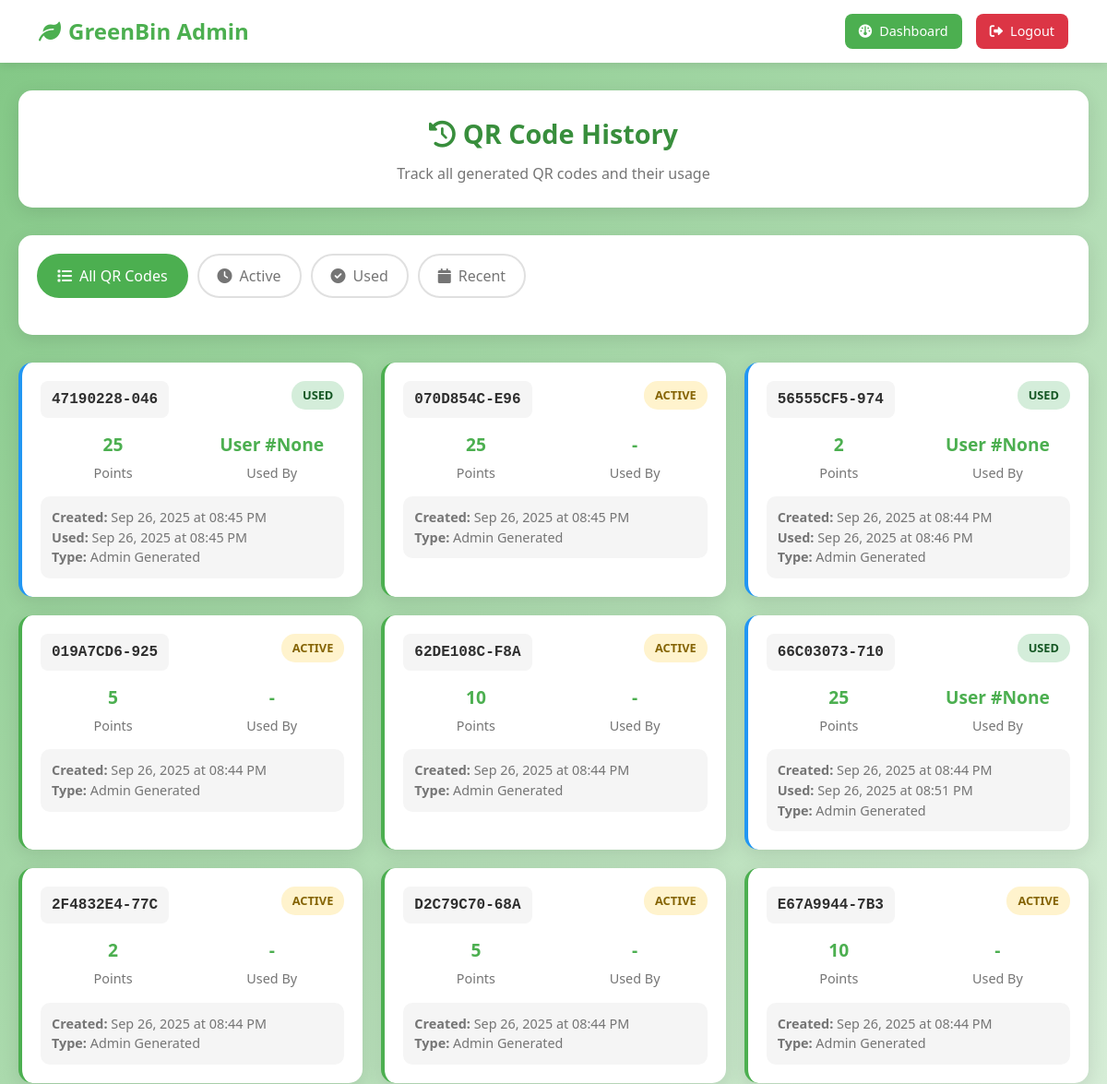
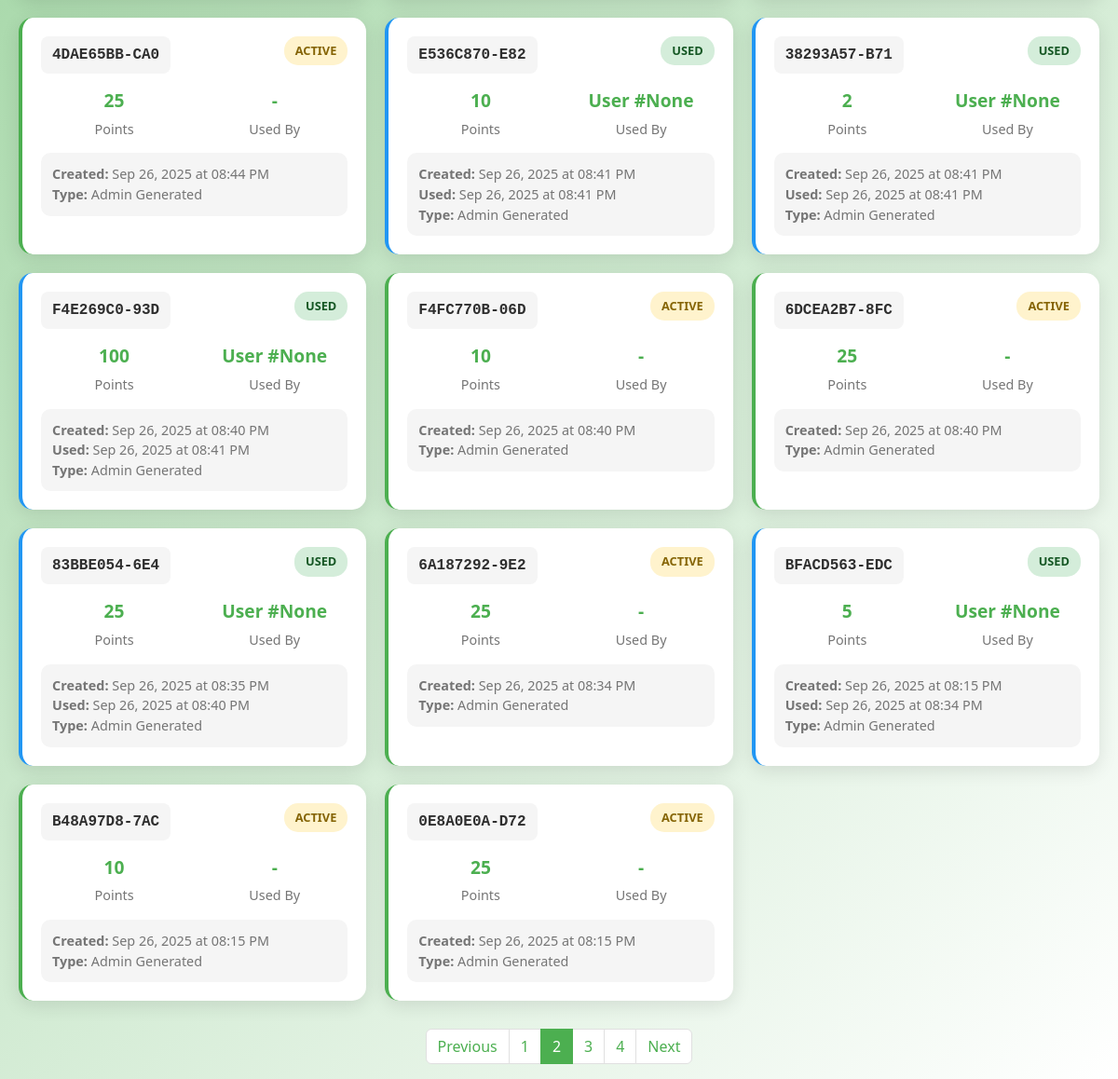
The app's page /admin/qr_history?page=2 (signed in) with its own data (2 pictures, top to bottom).
### models/models.py (models this page shows)
class QRCode(db.Model):
    id = db.Column(db.Integer, primary_key=True)
    code = db.Column(db.String(100), unique=True, nullable=False)
    trash_bin_id = db.Column(db.Integer, db.ForeignKey('trash_bin.id'), nullable=False)
    plastic_type = db.Column(db.String(50), default='bottle')
    points_value = db.Column(db.Integer, default=10)
    is_used = db.Column(db.Boolean, default=False)
    created_at = db.Column(db.DateTime, default=datetime.utcnow)
    used_at = db.Column(db.DateTime)
    used_by = db.Column(db.Integer, db.ForeignKey('user.id'))

### routes/admin.py (the view)
    def decorated_function(*args, **kwargs):
        if not session.get('admin_logged_in'):
            return redirect(url_for('admin.login'))
        return f(*args, **kwargs)

### routes/admin.py (called while the page is built)
def admin_required(f):
    def decorated_function(*args, **kwargs):
        if not session.get('admin_logged_in'):
            return redirect(url_for('admin.login'))
        return f(*args, **kwargs)
    decorated_function.__name__ = f.__name__
    return decorated_function

@admin_bp.route('/qr_history')
@admin_required
def qr_history():
    page = request.args.get('page', 1, type=int)
    per_page = 20
    qr_codes = QRCode.query.order_by(QRCode.created_at.desc())\
                          .paginate(page=page, per_page=per_page, error_out=False)
    return render_template('admin/qr_history.html', qr_codes=qr_codes)

### templates/admin/qr_history.html (shortened to what this page needs)
<!DOCTYPE html>
<html lang="en">
<head>
    <link href="https://cdn.jsdelivr.net/npm/bootstrap@5.3.0/dist/css/bootstrap.min.css" rel="stylesheet">
    <link href="https://cdnjs.cloudflare.com/ajax/libs/font-awesome/6.0.0/css/all.min.css" rel="stylesheet">
</head>
<body>
    <div class="admin-header">
        <div class="container">
            <div class="admin-nav">
                <div class="admin-logo">
                    <i class="fas fa-leaf me-2"></i>GreenBin Admin
                </div>
                <div class="admin-actions">
                    <a href="{{ url_for('admin.dashboard') }}" class="admin-btn">
                        <i class="fas fa-dashboard me-2"></i>Dashboard
                    </a>
                    <a href="{{ url_for('admin.logout') }}" class="admin-btn logout">
                        <i class="fas fa-sign-out-alt me-2"></i>Logout
                    </a>
                </div>
            </div>
        </div>
    </div>
    <div class="history-container">
        <div class="history-header">
            <div class="history-title">
                <i class="fas fa-history me-2"></i>QR Code History
            </div>
            <div class="history-subtitle">Track all generated QR codes and their usage</div>
        </div>
        <div class="filter-section">
            <div class="filter-tabs">
                <div class="filter-tab active" onclick="filterQR('all')">
                    <i class="fas fa-list me-2"></i>All QR Codes
                </div>
                <div class="filter-tab" onclick="filterQR('active')">
                    <i class="fas fa-clock me-2"></i>Active
                </div>
                <div class="filter-tab" onclick="filterQR('used')">
                    <i class="fas fa-check-circle me-2"></i>Used
                </div>
                <div class="filter-tab" onclick="filterQR('recent')">
                    <i class="fas fa-calendar me-2"></i>Recent
                </div>
            </div>
        </div>
        {% if qr_codes.items %}
        <div class="qr-grid">
            {% for qr in qr_codes.items %}
            <div class="qr-card {% if qr.is_used %}used{% endif %}" data-status="{% if qr.is_used %}used{% else %}active{% endif %}">
                <div class="qr-header">
                    <div class="qr-code">{{ qr.code }}</div>
                    <div class="status-badge {% if qr.is_used %}status-used{% else %}status-active{% endif %}">
                        {% if qr.is_used %}Used{% else %}Active{% endif %}
                    </div>
                </div>
                <div class="qr-details">
                    <div class="detail-item">
                        <div class="detail-value">{{ qr.points_value }}</div>
                        <div class="detail-label">Points</div>
                    </div>
                    <div class="detail-item">
                        <div class="detail-value">
                            {% if qr.is_used %}
                                User #{{ qr.used_by }}
                            {% else %}
                                -
                            {% endif %}
                        </div>
                        <div class="detail-label">Used By</div>
                    </div>
                </div>
                <div class="qr-info">
                    <div><strong>Created:</strong> {{ qr.created_at.strftime('%b %d, %Y at %I:%M %p') }}</div>
                    {% if qr.is_used and qr.used_at %}
                    <div><strong>Used:</strong> {{ qr.used_at.strftime('%b %d, %Y at %I:%M %p') }}</div>
                    {% endif %}
                    <div><strong>Type:</strong> {{ qr.plastic_type.replace('_', ' ').title() }}</div>
                </div>
            </div>
            {% endfor %}
        </div>
        {% if qr_codes.pages > 1 %}
        <nav aria-label="QR Code pagination">
            <ul class="pagination">
                {% if qr_codes.has_prev %}
                    <li class="page-item">
                        <a class="page-link" href="{{ url_for('admin.qr_history', page=qr_codes.prev_num) }}">Previous</a>
                    </li>
                {% endif %}
                {% for page_num in qr_codes.iter_pages() %}
                    {% if page_num %}
                        {% if page_num != qr_codes.page %}
                            <li class="page-item">
                                <a class="page-link" href="{{ url_for('admin.qr_history', page=page_num) }}">{{ page_num }}</a>
                            </li>
                        {% else %}
                            <li class="page-item active">
                                <span class="page-link">{{ page_num }}</span>
                            </li>
                        {% endif %}
                    {% else %}
                        <li class="page-item disabled">
                            <span class="page-link">...</span>
                        </li>
                    {% endif %}
                {% endfor %}
                {% if qr_codes.has_next %}
                    <li class="page-item">
                        <a class="page-link" href="{{ url_for('admin.qr_history', page=qr_codes.next_num) }}">Next</a>
                    </li>
                {% endif %}
            </ul>
        </nav>
        {% endif %}
        {% endif %}
    </div>
</body>
</html>

### templates/admin/qr_history.html (style rules this page uses)
:root { --primary-green: #4CAF50; --light-green: #81C784; --dark-green: #388E3C; --text-dark: #2E2E2E; --text-light: #757575; --light-gray: #F5F5F5; }
body { background: linear-gradient(135deg, var(--light-green) 0%, #FFFFFF 100%); min-height: 100vh; font-family: 'Segoe UI', Tahoma, Geneva, Verdana, sans-serif; color: var(--text-dark); }
.admin-header { background: white; box-shadow: 0 2px 10px rgba(0,0,0,0.1); padding: 15px 0; margin-bottom: 30px; }
.admin-nav { display: flex; justify-content: space-between; align-items: center; }
.admin-logo { font-size: 1.5rem; font-weight: bold; color: var(--primary-green); }
.admin-actions { display: flex; gap: 15px; }
.admin-btn { background: var(--primary-green); color: white; border: none; padding: 8px 15px; border-radius: 8px; text-decoration: none; font-size: 0.9rem; transition: all 0.3s ease; }
.admin-btn.logout { background: #dc3545; }
.history-container { max-width: 1200px; margin: 0 auto; padding: 0 20px; }
.history-header { background: white; border-radius: 15px; padding: 25px; margin-bottom: 30px; box-shadow: 0 5px 20px rgba(0,0,0,0.1); text-align: center; }
.history-title { font-size: 1.8rem; font-weight: bold; color: var(--dark-green); margin-bottom: 10px; }
.history-subtitle { color: var(--text-light); font-size: 1rem; }
.filter-section { background: white; border-radius: 15px; padding: 20px; margin-bottom: 30px; box-shadow: 0 5px 20px rgba(0,0,0,0.1); }
.filter-tabs { display: flex; gap: 10px; margin-bottom: 20px; flex-wrap: wrap; }
.filter-tab { padding: 10px 20px; border: 2px solid #e0e0e0; border-radius: 25px; background: white; color: var(--text-light); cursor: pointer; transition: all 0.3s ease; font-weight: 500; }
.filter-tab.active, .filter-tab:hover { border-color: var(--primary-green); background: var(--primary-green); color: white; }
.qr-grid { display: grid; grid-template-columns: repeat(auto-fill, minmax(300px, 1fr)); gap: 20px; }
.qr-card { background: white; border-radius: 15px; padding: 20px; box-shadow: 0 5px 20px rgba(0,0,0,0.1); border-left: 4px solid var(--primary-green); transition: transform 0.3s ease; }
.qr-card.used { border-left-color: #2196F3; }
.qr-header { display: flex; justify-content: space-between; align-items: start; margin-bottom: 15px; }
.qr-code { font-family: 'Courier New', monospace; background: var(--light-gray); padding: 8px 12px; border-radius: 8px; font-weight: bold; font-size: 1rem; }
.status-badge { padding: 6px 12px; border-radius: 15px; font-size: 0.8rem; font-weight: 600; text-transform: uppercase; }
.status-active { background: #fff3cd; color: #856404; }
.status-used { background: #d4edda; color: #155724; }
.qr-details { display: grid; grid-template-columns: repeat(2, 1fr); gap: 15px; margin-bottom: 15px; }
.detail-item { text-align: center; }
.detail-value { font-size: 1.2rem; font-weight: bold; color: var(--primary-green); margin-bottom: 5px; }
.detail-label { font-size: 0.9rem; color: var(--text-light); }
.qr-info { background: var(--light-gray); border-radius: 10px; padding: 12px; font-size: 0.9rem; color: var(--text-light); }
.pagination { justify-content: center; margin-top: 30px; }
.page-link { color: var(--primary-green); border-color: #e0e0e0; }
.page-item.active .page-link { background-color: var(--primary-green); border-color: var(--primary-green); }

### records on screen
QRCode: code "47190228-046", is_used "USED", points_value "25", used_by "None", created_at "Sep 26, 2025 at 08:45 PM", used_at "Sep 26, 2025 at 08:45 PM", plastic_type.replace "Admin Generated"
QRCode: code "070D854C-E96", is_used "ACTIVE", points_value "25", created_at "Sep 26, 2025 at 08:45 PM", plastic_type.replace "Admin Generated"
QRCode: code "56555CF5-974", is_used "USED", points_value "2", used_by "None", created_at "Sep 26, 2025 at 08:44 PM", used_at "Sep 26, 2025 at 08:46 PM", plastic_type.replace "Admin Generated"
QRCode: code "019A7CD6-925", is_used "ACTIVE", points_value "5", created_at "Sep 26, 2025 at 08:44 PM", plastic_type.replace "Admin Generated"
QRCode: code "62DE108C-F8A", is_used "ACTIVE", points_value "10", created_at "Sep 26, 2025 at 08:44 PM", plastic_type.replace "Admin Generated"
QRCode: code "66C03073-710", is_used "USED", points_value "25", used_by "None", created_at "Sep 26, 2025 at 08:44 PM", used_at "Sep 26, 2025 at 08:51 PM", plastic_type.replace "Admin Generated"
QRCode: code "2F4832E4-77C", is_used "ACTIVE", points_value "2", created_at "Sep 26, 2025 at 08:44 PM", plastic_type.replace "Admin Generated"
QRCode: code "D2C79C70-68A", is_used "ACTIVE", points_value "5", created_at "Sep 26, 2025 at 08:44 PM", plastic_type.replace "Admin Generated"
QRCode: code "E67A9944-7B3", is_used "ACTIVE", points_value "10", created_at "Sep 26, 2025 at 08:44 PM", plastic_type.replace "Admin Generated"
QRCode: code "4DAE65BB-CA0", is_used "ACTIVE", points_value "25", created_at "Sep 26, 2025 at 08:44 PM", plastic_type.replace "Admin Generated"
QRCode: code "E536C870-E82", is_used "USED", points_value "10", used_by "None", created_at "Sep 26, 2025 at 08:41 PM", used_at "Sep 26, 2025 at 08:41 PM", plastic_type.replace "Admin Generated"
QRCode: code "38293A57-B71", is_used "USED", points_value "2", used_by "None", created_at "Sep 26, 2025 at 08:41 PM", used_at "Sep 26, 2025 at 08:41 PM", plastic_type.replace "Admin Generated"
QRCode: code "F4E269C0-93D", is_used "USED", points_value "100", used_by "None", created_at "Sep 26, 2025 at 08:40 PM", used_at "Sep 26, 2025 at 08:41 PM", plastic_type.replace "Admin Generated"
QRCode: code "F4FC770B-06D", is_used "ACTIVE", points_value "10", created_at "Sep 26, 2025 at 08:40 PM", plastic_type.replace "Admin Generated"
QRCode: code "6DCEA2B7-8FC", is_used "ACTIVE", points_value "25", created_at "Sep 26, 2025 at 08:40 PM", plastic_type.replace "Admin Generated"
QRCode: code "83BBE054-6E4", is_used "USED", points_value "25", used_by "None", created_at "Sep 26, 2025 at 08:35 PM", used_at "Sep 26, 2025 at 08:40 PM", plastic_type.replace "Admin Generated"
QRCode: code "6A187292-9E2", is_used "ACTIVE", points_value "25", created_at "Sep 26, 2025 at 08:34 PM", plastic_type.replace "Admin Generated"
QRCode: code "BFACD563-EDC", is_used "USED", points_value "5", used_by "None", created_at "Sep 26, 2025 at 08:15 PM", used_at "Sep 26, 2025 at 08:34 PM", plastic_type.replace "Admin Generated"
QRCode: code "B48A97D8-7AC", is_used "ACTIVE", points_value "10", created_at "Sep 26, 2025 at 08:15 PM", plastic_type.replace "Admin Generated"
QRCode: code "0E8A0E0A-D72", is_used "ACTIVE", points_value "25", created_at "Sep 26, 2025 at 08:15 PM", plastic_type.replace "Admin Generated"

### other values on screen
{{ page_num }} "1" "3" "4"
{{ page_num }} "2"
